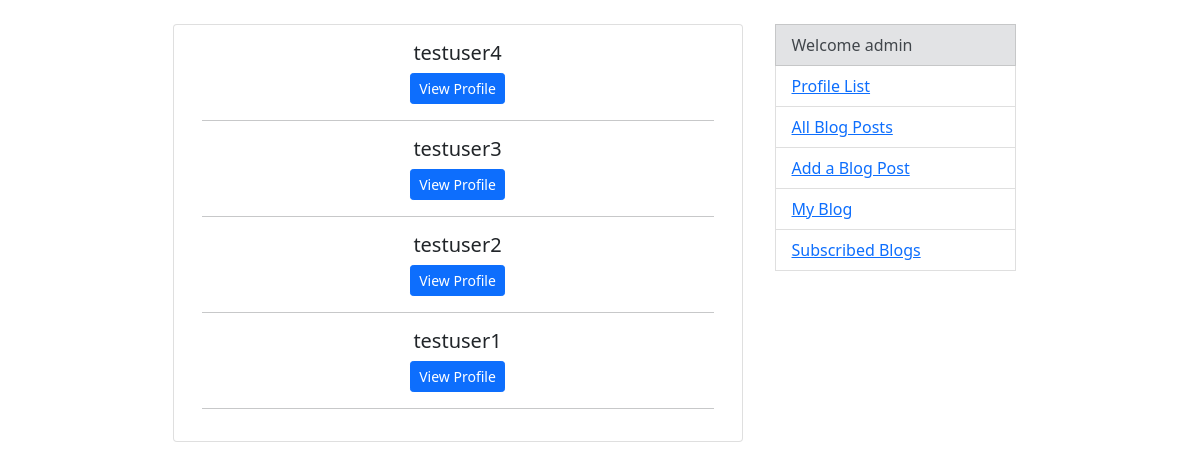
Page /profiles/ (signed in) on the committed database.
### profiles/models.py (models this page shows)
class Profile(models.Model):
    user = models.OneToOneField(User, on_delete=models.CASCADE)
    subscribed = models.ManyToManyField(User, related_name='subscribed', blank=True)
    readed = models.ManyToManyField("blogs.BlogPost", related_name='readed', blank=True)
    updated = models.DateTimeField(auto_now=True)
    created = models.DateTimeField(auto_now_add=True)
    def __str__(self):
        return str(self.user.username)
    class Meta:
        ordering = ("-created",)

### profiles/views.py (the view)
# urls.py: path('', ProfileListView.as_view(), name='profiles'),
class ProfileListView(ListView):
    model = Profile
    template_name = "profiles/index.html"
    context_object_name = "profiles"
    def get_queryset(self):
        return Profile.objects.all().exclude(user=self.request.user)

### profiles/templates/profiles/index.html (shortened to what this page needs)
{% extends 'base.html' %}
{% block content %}
    {% for profile in profiles %}
        <h5 class="card-title">{{ profile }}</h5>
        <a href="{% url "profiles:profile-detail" profile.pk %}" class="btn btn-primary btn-sm">View Profile</a>
        <hr>
    {% endfor %}
{% endblock %}

### templates/base.html (shortened to what this page needs)
<!doctype html>
<html lang="en">
    <head>
        <link href="https://cdn.jsdelivr.net/npm/bootstrap@5.0.2/dist/css/bootstrap.min.css" rel="stylesheet">
    </head>
    <body>
        <br>
        <div class="container">
            <div class="row justify-content-md-center">
                <div class="card col-6 text-center">
                    <div class="card-body">
                        {% block content %}
                        {% endblock %}
                    </div>
                </div>
                <div class="list-group col-3">
                    <ul>
                        <li class="list-group-item list-group-item-secondary" aria-current="true">Welcome {{ request.user }}</li>
                        <li class="list-group-item list-group-item-action"><a href="{% url "profiles:profiles" %}">Profile List</a></li>
                        <li class="list-group-item list-group-item-action"><a href="{% url "blogs:blogs" %}">All Blog Posts</a></li>
                        <li class="list-group-item list-group-item-action"><a href="{% url "blogs:post-create" %}">Add a Blog Post</a></li>
                        <li class="list-group-item list-group-item-action"><a href="{% url "blogs:my-blog" user.pk %}">My Blog</a></li>
                        <li class="list-group-item list-group-item-action"><a href="{% url "blogs:subscribed-blogs" %}">Subscribed Blogs</a></li>
                    </ul>
                </div>
            </div>
        </div>
    </body>
</html>

### rows in the picture
Profile: user.username "testuser4"
Profile: user.username "testuser3"
Profile: user.username "testuser2"
Profile: user.username "testuser1"

### other values in the picture
{{ request.user }} "admin"
